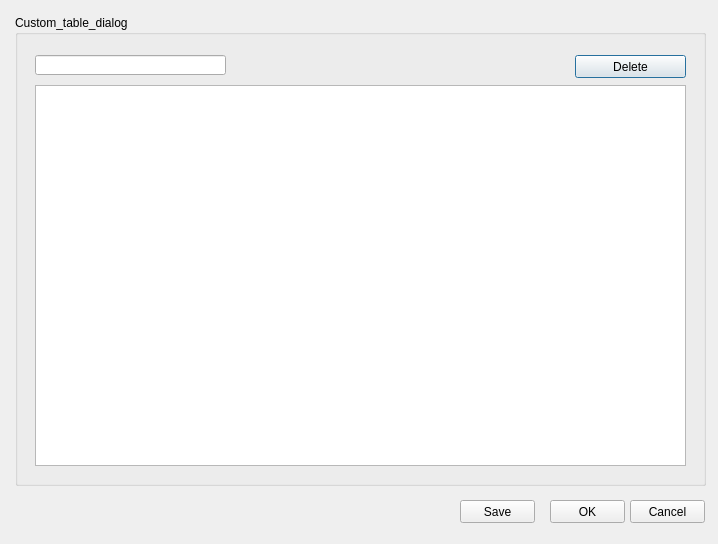
<?xml version="1.0" encoding="UTF-8"?>
<ui version="4.0">
 <class>Dialog</class>
 <widget class="QDialog" name="Dialog">
  <property name="geometry">
   <rect>
    <x>0</x>
    <y>0</y>
    <width>718</width>
    <height>544</height>
   </rect>
  </property>
  <property name="windowTitle">
   <string>Dialog</string>
  </property>
  <widget class="QGroupBox" name="groupBox">
   <property name="geometry">
    <rect>
     <x>15</x>
     <y>15</y>
     <width>691</width>
     <height>471</height>
    </rect>
   </property>
   <property name="title">
    <string>Custom_table_dialog</string>
   </property>
   <widget class="QTableView" name="custom_table">
    <property name="geometry">
     <rect>
      <x>20</x>
      <y>70</y>
      <width>651</width>
      <height>381</height>
     </rect>
    </property>
    <property name="sortingEnabled">
     <bool>true</bool>
    </property>
   </widget>
   <widget class="QPushButton" name="btn_delete">
    <property name="geometry">
     <rect>
      <x>560</x>
      <y>40</y>
      <width>111</width>
      <height>23</height>
     </rect>
    </property>
    <property name="text">
     <string>Delete</string>
    </property>
   </widget>
   <widget class="QLineEdit" name="txt_name">
    <property name="geometry">
     <rect>
      <x>20</x>
      <y>40</y>
      <width>191</width>
      <height>20</height>
     </rect>
    </property>
   </widget>
  </widget>
  <widget class="QPushButton" name="btn_cancel">
   <property name="geometry">
    <rect>
     <x>630</x>
     <y>500</y>
     <width>75</width>
     <height>23</height>
    </rect>
   </property>
   <property name="text">
    <string>Cancel</string>
   </property>
  </widget>
  <widget class="QPushButton" name="btn_accept">
   <property name="geometry">
    <rect>
     <x>550</x>
     <y>500</y>
     <width>75</width>
     <height>23</height>
    </rect>
   </property>
   <property name="text">
    <string>OK</string>
   </property>
  </widget>
  <widget class="QPushButton" name="btn_save">
   <property name="geometry">
    <rect>
     <x>460</x>
     <y>500</y>
     <width>75</width>
     <height>23</height>
    </rect>
   </property>
   <property name="text">
    <string>Save</string>
   </property>
  </widget>
 </widget>
 <resources/>
 <connections/>
</ui>
